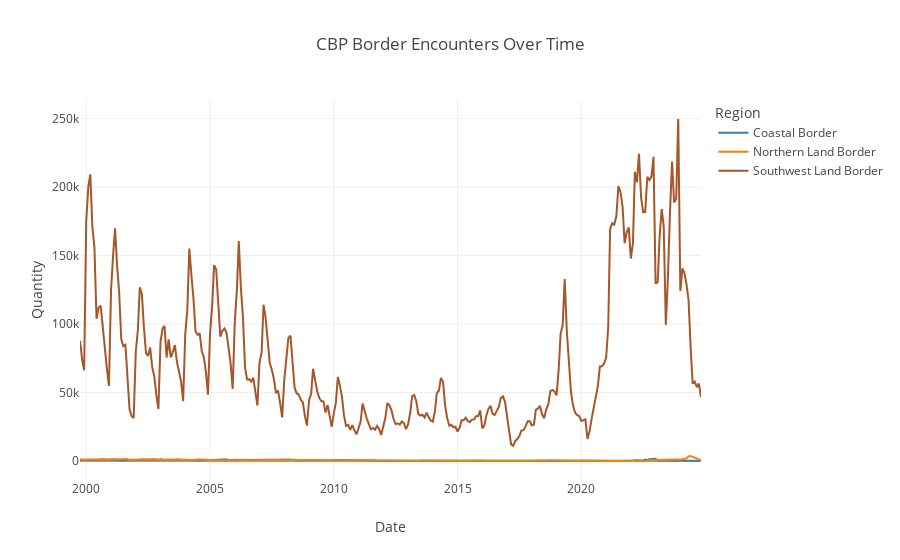

Here is the notebook cell this chart was saved with:
### Code cell
px.line(
    df,
    x="Date",
    y="Quantity",
    color="Region",
    title="CBP Border Encounters Over Time",
    color_discrete_sequence=colorblind_palette,
)

### Figure 1 — Plotly figure (JSON) as saved in the notebook; plotly's stock layout.template omitted (floating-point values rounded to 4 significant figures; data arrays with more than 128 entries replaced by an {"elided": "..."} marker saying what was removed)
{"data": [{"hovertemplate": "Region=Coastal Border<br>Date=%{x}<br>Quantity=%{y}<extra></extra>", "legendgroup": "Coastal Border", "line": {"color": "#377eb8", "dash": "solid"}, "marker": {"symbol": "circle"}, "mode": "lines", "name": "Coastal Border", "orientation": "v", "showlegend": true, "type": "scatter", "x": {"elided": "302 str values"}, "xaxis": "x", "y": {"elided": "302 int values"}, "yaxis": "y"}, {"hovertemplate": "Region=Northern Land Border<br>Date=%{x}<br>Quantity=%{y}<extra></extra>", "legendgroup": "Northern Land Border", "line": {"color": "#ff7f00", "dash": "solid"}, "marker": {"symbol": "circle"}, "mode": "lines", "name": "Northern Land Border", "orientation": "v", "showlegend": true, "type": "scatter", "x": {"elided": "302 str values"}, "xaxis": "x", "y": {"elided": "302 int values"}, "yaxis": "y"}, {"hovertemplate": "Region=Southwest Land Border<br>Date=%{x}<br>Quantity=%{y}<extra></extra>", "legendgroup": "Southwest Land Border", "line": {"color": "#a65628", "dash": "solid"}, "marker": {"symbol": "circle"}, "mode": "lines", "name": "Southwest Land Border", "orientation": "v", "showlegend": true, "type": "scatter", "x": {"elided": "302 str values"}, "xaxis": "x", "y": {"elided": "302 int values"}, "yaxis": "y"}], "layout": {"legend": {"title": {"text": "Region"}, "tracegroupgap": 0}, "title": {"text": "CBP Border Encounters Over Time"}, "xaxis": {"anchor": "y", "domain": [0, 1], "title": {"text": "Date"}}, "yaxis": {"anchor": "x", "domain": [0, 1], "title": {"text": "Quantity"}}}}
